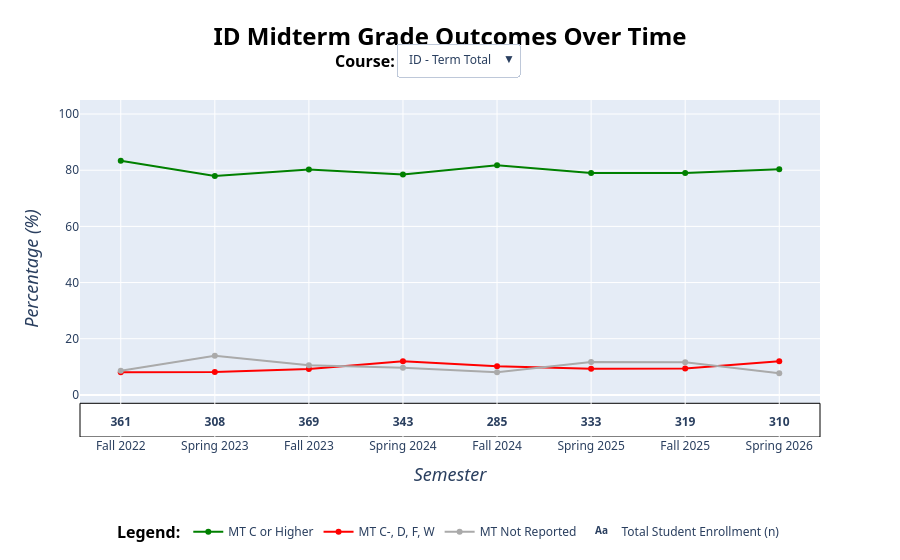

Here is the notebook cell this chart was saved with:
### Code cell
#Section 3g - ID Line Chart
term_total = ["ID - Term Total"] 
other_courses = (
    idmtline[idmtline["Course Code"] != "ID - Term Total"]
    .drop_duplicates(subset=["Course Code"])
    .sort_values("Course")["Course Code"]
    .tolist()
)
courses = term_total + other_courses
coursebuttons = []

idratelines = go.Figure()

for i, course in enumerate(courses): 
    coursepct = idmtline[idmtline["Course Code"] == course] 
    is_visible = (i == 0)

    idratelines.add_trace(go.Scatter(
        x = coursepct["Academic Period"].tolist(),
        y = coursepct["# of Passing Grades"].tolist(),
        name = "MT C or Higher",
        line = dict(color = "green", width = 2),
        visible = is_visible,
        customdata = coursepct["MT C or Higher"].tolist(), 
        hovertemplate = (
            "<br>Term: %{x}"\
            "<br>Rate: %{y}%"\
            "<br># of Students: %{customdata} students"\
            "<extra></extra>"
        )
    ))

    idratelines.add_trace(go.Scatter(
        x = coursepct["Academic Period"].tolist(),
        y = coursepct["# of Failing Grades"].tolist(),
        name = "MT C-, D, F, W",
        line = dict(color = "red", width = 2),
        visible = is_visible,
        customdata = coursepct["MT C-, D, F, W"].tolist(),
        hovertemplate = (
            "<b>MT C-, D, F, W Details</b>"\
            "<br>Term: %{x}"\
            "<br>Rate: %{y}%"\
            "<br># of Students: %{customdata} students"\
            "<extra></extra>"
        )
    ))

    idratelines.add_trace(go.Scatter(
        x = coursepct["Academic Period"].tolist(),
        y = coursepct["# of Unreported Grades"].tolist(),
        name = "MT Not Reported",
        line = dict(color = "#AAAAAA", width = 2),
        visible = is_visible,
        customdata = coursepct["MT Not Reported"].tolist(),
        hovertemplate = (
            "<b>MT Not Reported Details</b>"\
            "<br>Term: %{x}"\
            "<br>Rate: %{y}%"\
            "<br># of Students: %{customdata} students"
            "<extra></extra>"
        )
    ))

    idratelines.add_trace(go.Scatter(
        mode = "text",
        text = coursepct["Total Grades"].astype(int).tolist(),
        textfont = dict(weight = "bold"),
        x = coursepct["Academic Period"].tolist(),
        y = [-10] * len(coursepct["Academic Period"]),
        customdata = coursepct["Academic Period"],
        name = "Total Student Enrollment (n)",
        visible = is_visible,
        showlegend = (True),
        hovertemplate = (
            "<b>Count of Enrolled Students</b>"\
            "<br>Term: %{x}"\
            "<br># of Students: %{text} students"\
            "<extra></extra>"
        )
    ))

    visibility = [False] * (len(courses) * 4)
    visibility[i*4: i*4 + 4] = [True, True, True, True]

    buttons = dict(
        label = course,
        method = "update",
        args = [{"visible": visibility}]
    )

    coursebuttons.append(buttons)

    idratelines.update_layout(
        font_family = "Segoe UI",
            xaxis = dict(
            title = dict(text = "<i>Semester</i>", font_size = 18),
            type = "category", 
        ),
        yaxis = dict(
            range = [-15,105],
            title = dict(text = "<i>Percentage (%)</i>", font_size = 18),
        ),
        title=dict(text= "<b>ID Midterm Grade Outcomes Over Time</b>",
            font_size = 24, 
            xanchor = "center",
            x = .5,
            yanchor = "top",
            y = .95,
            font_color = "black"),
        updatemenus = [dict(
            type = "dropdown",
            direction = "down",
            showactive = True,
            xanchor = "center",
            yanchor = "top",
            x = .51,
            y = 1.17,
            buttons = coursebuttons)],
        legend = dict(
            title = dict(text = "<b>Legend:</b>", font_color = "black", font_size = 16),
            xanchor = "center",
            x = .5,
            yanchor = "bottom", 
            y = -.33, 
            orientation = "h" 
        ),
        annotations=[dict(
        text = "<b>Course:</b>", 
        font_size = 16,
        showarrow = False,
        xref = "paper",
        x = .385,
        yref = "paper",
        y = 1.155,
        font_color = "black"
    )],
        shapes=[dict(
            type="rect",
            xref="paper", 
            yref="y",
            x0=0,
            x1=1,
            y0=-15, 
            y1=-3,
            fillcolor="white",
            line=dict(width=1, color = "black"),
            layer="below",
        )
    ],
        )

idratelines.show()

### Figure 1 — Plotly figure (JSON) as saved in the notebook; plotly's stock layout.template omitted (floating-point values rounded to 4 significant figures)
{"data": [{"customdata": [301, 240, 296, 269, 233, 263, 252, 249], "hovertemplate": "<br>Term: %{x}<br>Rate: %{y}%<br># of Students: %{customdata} students<extra></extra>", "line": {"color": "green", "width": 2}, "name": "MT C or Higher", "type": "scatter", "visible": true, "x": ["Fall 2022", "Spring 2023", "Fall 2023", "Spring 2024", "Fall 2024", "Spring 2025", "Fall 2025", "Spring 2026"], "y": [83.38, 77.92, 80.22, 78.43, 81.75, 78.98, 79, 80.32]}, {"customdata": [29, 25, 34, 41, 29, 31, 30, 37], "hovertemplate": "<b>MT C-, D, F, W Details</b><br>Term: %{x}<br>Rate: %{y}%<br># of Students: %{customdata} students<extra></extra>", "line": {"color": "red", "width": 2}, "name": "MT C-, D, F, W", "type": "scatter", "visible": true, "x": ["Fall 2022", "Spring 2023", "Fall 2023", "Spring 2024", "Fall 2024", "Spring 2025", "Fall 2025", "Spring 2026"], "y": [8.03, 8.12, 9.21, 11.95, 10.18, 9.31, 9.4, 11.94]}, {"customdata": [31, 43, 39, 33, 23, 39, 37, 24], "hovertemplate": "<b>MT Not Reported Details</b><br>Term: %{x}<br>Rate: %{y}%<br># of Students: %{customdata} students<extra></extra>", "line": {"color": "#AAAAAA", "width": 2}, "name": "MT Not Reported", "type": "scatter", "visible": true, "x": ["Fall 2022", "Spring 2023", "Fall 2023", "Spring 2024", "Fall 2024", "Spring 2025", "Fall 2025", "Spring 2026"], "y": [8.59, 13.96, 10.57, 9.62, 8.07, 11.71, 11.6, 7.74]}, {"customdata": ["Fall 2022", "Spring 2023", "Fall 2023", "Spring 2024", "Fall 2024", "Spring 2025", "Fall 2025", "Spring 2026"], "hovertemplate": "<b>Count of Enrolled Students</b><br>Term: %{x}<br># of Students: %{text} students<extra></extra>", "mode": "text", "name": "Total Student Enrollment (n)", "showlegend": true, "text": ["361", "308", "369", "343", "285", "333", "319", "310"], "textfont": {"weight": "bold"}, "type": "scatter", "visible": true, "x": ["Fall 2022", "Spring 2023", "Fall 2023", "Spring 2024", "Fall 2024", "Spring 2025", "Fall 2025", "Spring 2026"], "y": [-10, -10, -10, -10, -10, -10, -10, -10]}, {"customdata": [43, 78, 42, 61], "hovertemplate": "<br>Term: %{x}<br>Rate: %{y}%<br># of Students: %{customdata} students<extra></extra>", "line": {"color": "green", "width": 2}, "name": "MT C or Higher", "type": "scatter", "visible": false, "x": ["Fall 2022", "Fall 2023", "Fall 2024", "Fall 2025"], "y": [78.18, 89.66, 76.36, 84.72]}, {"customdata": [7, 6, 10, 2], "hovertemplate": "<b>MT C-, D, F, W Details</b><br>Term: %{x}<br>Rate: %{y}%<br># of Students: %{customdata} students<extra></extra>", "line": {"color": "red", "width": 2}, "name": "MT C-, D, F, W", "type": "scatter", "visible": false, "x": ["Fall 2022", "Fall 2023", "Fall 2024", "Fall 2025"], "y": [12.73, 6.9, 18.18, 2.78]}, {"customdata": [5, 3, 3, 9], "hovertemplate": "<b>MT Not Reported Details</b><br>Term: %{x}<br>Rate: %{y}%<br># of Students: %{customdata} students<extra></extra>", "line": {"color": "#AAAAAA", "width": 2}, "name": "MT Not Reported", "type": "scatter", "visible": false, "x": ["Fall 2022", "Fall 2023", "Fall 2024", "Fall 2025"], "y": [9.09, 3.45, 5.45, 12.5]}, {"customdata": ["Fall 2022", "Fall 2023", "Fall 2024", "Fall 2025"], "hovertemplate": "<b>Count of Enrolled Students</b><br>Term: %{x}<br># of Students: %{text} students<extra></extra>", "mode": "text", "name": "Total Student Enrollment (n)", "showlegend": true, "text": ["55", "87", "55", "72"], "textfont": {"weight": "bold"}, "type": "scatter", "visible": false, "x": ["Fall 2022", "Fall 2023", "Fall 2024", "Fall 2025"], "y": [-10, -10, -10, -10]}, {"customdata": [99, 73, 50, 55], "hovertemplate": "<br>Term: %{x}<br>Rate: %{y}%<br># of Students: %{customdata} students<extra></extra>", "line": {"color": "green", "width": 2}, "name": "MT C or Higher", "type": "scatter", "visible": false, "x": ["Fall 2022", "Fall 2023", "Fall 2024", "Fall 2025"], "y": [81.82, 82.02, 89.29, 75.34]}, {"customdata": [9, 7, 3, 9], "hovertemplate": "<b>MT C-, D, F, W Details</b><br>Term: %{x}<br>Rate: %{y}%<br># of Students: %{customdata} students<extra></extra>", "line": {"color": "red", "width": 2}, "name": "MT C-, D, F, W", "type": "scatter", "visible": false, "x": ["Fall 2022", "Fall 2023", "Fall 2024", "Fall 2025"], "y": [7.44, 7.87, 5.36, 12.33]}, {"customdata": [13, 9, 3, 9], "hovertemplate": "<b>MT Not Reported Details</b><br>Term: %{x}<br>Rate: %{y}%<br># of Students: %{customdata} students<extra></extra>", "line": {"color": "#AAAAAA", "width": 2}, "name": "MT Not Reported", "type": "scatter", "visible": false, "x": ["Fall 2022", "Fall 2023", "Fall 2024", "Fall 2025"], "y": [10.74, 10.11, 5.36, 12.33]}, {"customdata": ["Fall 2022", "Fall 2023", "Fall 2024", "Fall 2025"], "hovertemplate": "<b>Count of Enrolled Students</b><br>Term: %{x}<br># of Students: %{text} students<extra></extra>", "mode": "text", "name": "Total Student Enrollment (n)", "showlegend": true, "text": ["121", "89", "56", "73"], "textfont": {"weight": "bold"}, "type": "scatter", "visible": false, "x": ["Fall 2022", "Fall 2023", "Fall 2024", "Fall 2025"], "y": [-10, -10, -10, -10]}, {"customdata": [44, 62, 40, 43], "hovertemplate": "<br>Term: %{x}<br>Rate: %{y}%<br># of Students: %{customdata} students<extra></extra>", "line": {"color": "green", "width": 2}, "name": "MT C or Higher", "type": "scatter", "visible": false, "x": ["Spring 2023", "Spring 2024", "Spring 2025", "Spring 2026"], "y": [86.27, 79.49, 72.73, 75.44]}, {"customdata": [4, 11, 5, 8], "hovertemplate": "<b>MT C-, D, F, W Details</b><br>Term: %{x}<br>Rate: %{y}%<br># of Students: %{customdata} students<extra></extra>", "line": {"color": "red", "width": 2}, "name": "MT C-, D, F, W", "type": "scatter", "visible": false, "x": ["Spring 2023", "Spring 2024", "Spring 2025", "Spring 2026"], "y": [7.84, 14.1, 9.09, 14.04]}, {"customdata": [3, 5, 10, 6], "hovertemplate": "<b>MT Not Reported Details</b><br>Term: %{x}<br>Rate: %{y}%<br># of Students: %{customdata} students<extra></extra>", "line": {"color": "#AAAAAA", "width": 2}, "name": "MT Not Reported", "type": "scatter", "visible": false, "x": ["Spring 2023", "Spring 2024", "Spring 2025", "Spring 2026"], "y": [5.88, 6.41, 18.18, 10.53]}, {"customdata": ["Spring 2023", "Spring 2024", "Spring 2025", "Spring 2026"], "hovertemplate": "<b>Count of Enrolled Students</b><br>Term: %{x}<br># of Students: %{text} students<extra></extra>", "mode": "text", "name": "Total Student Enrollment (n)", "showlegend": true, "text": ["51", "78", "55", "57"], "textfont": {"weight": "bold"}, "type": "scatter", "visible": false, "x": ["Spring 2023", "Spring 2024", "Spring 2025", "Spring 2026"], "y": [-10, -10, -10, -10]}, {"customdata": [40, 65, 47, 47], "hovertemplate": "<br>Term: %{x}<br>Rate: %{y}%<br># of Students: %{customdata} students<extra></extra>", "line": {"color": "green", "width": 2}, "name": "MT C or Higher", "type": "scatter", "visible": false, "x": ["Spring 2023", "Spring 2024", "Spring 2025", "Spring 2026"], "y": [78.43, 77.38, 82.46, 77.05]}, {"customdata": [3, 11, 7, 11], "hovertemplate": "<b>MT C-, D, F, W Details</b><br>Term: %{x}<br>Rate: %{y}%<br># of Students: %{customdata} students<extra></extra>", "line": {"color": "red", "width": 2}, "name": "MT C-, D, F, W", "type": "scatter", "visible": false, "x": ["Spring 2023", "Spring 2024", "Spring 2025", "Spring 2026"], "y": [5.88, 13.1, 12.28, 18.03]}, {"customdata": [8, 8, 3, 3], "hovertemplate": "<b>MT Not Reported Details</b><br>Term: %{x}<br>Rate: %{y}%<br># of Students: %{customdata} students<extra></extra>", "line": {"color": "#AAAAAA", "width": 2}, "name": "MT Not Reported", "type": "scatter", "visible": false, "x": ["Spring 2023", "Spring 2024", "Spring 2025", "Spring 2026"], "y": [15.69, 9.52, 5.26, 4.92]}, {"customdata": ["Spring 2023", "Spring 2024", "Spring 2025", "Spring 2026"], "hovertemplate": "<b>Count of Enrolled Students</b><br>Term: %{x}<br># of Students: %{text} students<extra></extra>", "mode": "text", "name": "Total Student Enrollment (n)", "showlegend": true, "text": ["51", "84", "57", "61"], "textfont": {"weight": "bold"}, "type": "scatter", "visible": false, "x": ["Spring 2023", "Spring 2024", "Spring 2025", "Spring 2026"], "y": [-10, -10, -10, -10]}, {"customdata": [39, 63, 39, 49], "hovertemplate": "<br>Term: %{x}<br>Rate: %{y}%<br># of Students: %{customdata} students<extra></extra>", "line": {"color": "green", "width": 2}, "name": "MT C or Higher", "type": "scatter", "visible": false, "x": ["Spring 2023", "Spring 2024", "Spring 2025", "Spring 2026"], "y": [78, 79.75, 70.91, 87.5]}, {"customdata": [2, 6, 7, 5], "hovertemplate": "<b>MT C-, D, F, W Details</b><br>Term: %{x}<br>Rate: %{y}%<br># of Students: %{customdata} students<extra></extra>", "line": {"color": "red", "width": 2}, "name": "MT C-, D, F, W", "type": "scatter", "visible": false, "x": ["Spring 2023", "Spring 2024", "Spring 2025", "Spring 2026"], "y": [4, 7.59, 12.73, 8.93]}, {"customdata": [9, 10, 9, 2], "hovertemplate": "<b>MT Not Reported Details</b><br>Term: %{x}<br>Rate: %{y}%<br># of Students: %{customdata} students<extra></extra>", "line": {"color": "#AAAAAA", "width": 2}, "name": "MT Not Reported", "type": "scatter", "visible": false, "x": ["Spring 2023", "Spring 2024", "Spring 2025", "Spring 2026"], "y": [18, 12.66, 16.36, 3.57]}, {"customdata": ["Spring 2023", "Spring 2024", "Spring 2025", "Spring 2026"], "hovertemplate": "<b>Count of Enrolled Students</b><br>Term: %{x}<br># of Students: %{text} students<extra></extra>", "mode": "text", "name": "Total Student Enrollment (n)", "showlegend": true, "text": ["50", "79", "55", "56"], "textfont": {"weight": "bold"}, "type": "scatter", "visible": false, "x": ["Spring 2023", "Spring 2024", "Spring 2025", "Spring 2026"], "y": [-10, -10, -10, -10]}, {"customdata": [56, 38, 67, 59], "hovertemplate": "<br>Term: %{x}<br>Rate: %{y}%<br># of Students: %{customdata} students<extra></extra>", "line": {"color": "green", "width": 2}, "name": "MT C or Higher", "type": "scatter", "visible": false, "x": ["Spring 2023", "Spring 2024", "Spring 2025", "Spring 2026"], "y": [74.67, 76, 80.72, 86.76]}, {"customdata": [10, 4, 7, 4], "hovertemplate": "<b>MT C-, D, F, W Details</b><br>Term: %{x}<br>Rate: %{y}%<br># of Students: %{customdata} students<extra></extra>", "line": {"color": "red", "width": 2}, "name": "MT C-, D, F, W", "type": "scatter", "visible": false, "x": ["Spring 2023", "Spring 2024", "Spring 2025", "Spring 2026"], "y": [13.33, 8, 8.43, 5.88]}, {"customdata": [9, 8, 9, 5], "hovertemplate": "<b>MT Not Reported Details</b><br>Term: %{x}<br>Rate: %{y}%<br># of Students: %{customdata} students<extra></extra>", "line": {"color": "#AAAAAA", "width": 2}, "name": "MT Not Reported", "type": "scatter", "visible": false, "x": ["Spring 2023", "Spring 2024", "Spring 2025", "Spring 2026"], "y": [12, 16, 10.84, 7.35]}, {"customdata": ["Spring 2023", "Spring 2024", "Spring 2025", "Spring 2026"], "hovertemplate": "<b>Count of Enrolled Students</b><br>Term: %{x}<br># of Students: %{text} students<extra></extra>", "mode": "text", "name": "Total Student Enrollment (n)", "showlegend": true, "text": ["75", "50", "83", "68"], "textfont": {"weight": "bold"}, "type": "scatter", "visible": false, "x": ["Spring 2023", "Spring 2024", "Spring 2025", "Spring 2026"], "y": [-10, -10, -10, -10]}, {"customdata": [51, 63, 49, 58], "hovertemplate": "<br>Term: %{x}<br>Rate: %{y}%<br># of Students: %{customdata} students<extra></extra>", "line": {"color": "green", "width": 2}, "name": "MT C or Higher", "type": "scatter", "visible": false, "x": ["Fall 2022", "Fall 2023", "Fall 2024", "Fall 2025"], "y": [87.93, 75.9, 85.96, 81.69]}, {"customdata": [4, 7, 3, 8], "hovertemplate": "<b>MT C-, D, F, W Details</b><br>Term: %{x}<br>Rate: %{y}%<br># of Students: %{customdata} students<extra></extra>", "line": {"color": "red", "width": 2}, "name": "MT C-, D, F, W", "type": "scatter", "visible": false, "x": ["Fall 2022", "Fall 2023", "Fall 2024", "Fall 2025"], "y": [6.9, 8.43, 5.26, 11.27]}, {"customdata": [3, 13, 5, 5], "hovertemplate": "<b>MT Not Reported Details</b><br>Term: %{x}<br>Rate: %{y}%<br># of Students: %{customdata} students<extra></extra>", "line": {"color": "#AAAAAA", "width": 2}, "name": "MT Not Reported", "type": "scatter", "visible": false, "x": ["Fall 2022", "Fall 2023", "Fall 2024", "Fall 2025"], "y": [5.17, 15.66, 8.77, 7.04]}, {"customdata": ["Fall 2022", "Fall 2023", "Fall 2024", "Fall 2025"], "hovertemplate": "<b>Count of Enrolled Students</b><br>Term: %{x}<br># of Students: %{text} students<extra></extra>", "mode": "text", "name": "Total Student Enrollment (n)", "showlegend": true, "text": ["58", "83", "57", "71"], "textfont": {"weight": "bold"}, "type": "scatter", "visible": false, "x": ["Fall 2022", "Fall 2023", "Fall 2024", "Fall 2025"], "y": [-10, -10, -10, -10]}, {"customdata": [108, 82, 92, 78], "hovertemplate": "<br>Term: %{x}<br>Rate: %{y}%<br># of Students: %{customdata} students<extra></extra>", "line": {"color": "green", "width": 2}, "name": "MT C or Higher", "type": "scatter", "visible": false, "x": ["Fall 2022", "Fall 2023", "Fall 2024", "Fall 2025"], "y": [85.04, 74.55, 78.63, 75.73]}, {"customdata": [9, 14, 13, 11], "hovertemplate": "<b>MT C-, D, F, W Details</b><br>Term: %{x}<br>Rate: %{y}%<br># of Students: %{customdata} students<extra></extra>", "line": {"color": "red", "width": 2}, "name": "MT C-, D, F, W", "type": "scatter", "visible": false, "x": ["Fall 2022", "Fall 2023", "Fall 2024", "Fall 2025"], "y": [7.09, 12.73, 11.11, 10.68]}, {"customdata": [10, 14, 12, 14], "hovertemplate": "<b>MT Not Reported Details</b><br>Term: %{x}<br>Rate: %{y}%<br># of Students: %{customdata} students<extra></extra>", "line": {"color": "#AAAAAA", "width": 2}, "name": "MT Not Reported", "type": "scatter", "visible": false, "x": ["Fall 2022", "Fall 2023", "Fall 2024", "Fall 2025"], "y": [7.87, 12.73, 10.26, 13.59]}, {"customdata": ["Fall 2022", "Fall 2023", "Fall 2024", "Fall 2025"], "hovertemplate": "<b>Count of Enrolled Students</b><br>Term: %{x}<br># of Students: %{text} students<extra></extra>", "mode": "text", "name": "Total Student Enrollment (n)", "showlegend": true, "text": ["127", "110", "117", "103"], "textfont": {"weight": "bold"}, "type": "scatter", "visible": false, "x": ["Fall 2022", "Fall 2023", "Fall 2024", "Fall 2025"], "y": [-10, -10, -10, -10]}, {"customdata": [61, 41, 70, 51], "hovertemplate": "<br>Term: %{x}<br>Rate: %{y}%<br># of Students: %{customdata} students<extra></extra>", "line": {"color": "green", "width": 2}, "name": "MT C or Higher", "type": "scatter", "visible": false, "x": ["Spring 2023", "Spring 2024", "Spring 2025", "Spring 2026"], "y": [75.31, 78.85, 84.34, 75]}, {"customdata": [6, 9, 5, 9], "hovertemplate": "<b>MT C-, D, F, W Details</b><br>Term: %{x}<br>Rate: %{y}%<br># of Students: %{customdata} students<extra></extra>", "line": {"color": "red", "width": 2}, "name": "MT C-, D, F, W", "type": "scatter", "visible": false, "x": ["Spring 2023", "Spring 2024", "Spring 2025", "Spring 2026"], "y": [7.41, 17.31, 6.02, 13.24]}, {"customdata": [14, 2, 8, 8], "hovertemplate": "<b>MT Not Reported Details</b><br>Term: %{x}<br>Rate: %{y}%<br># of Students: %{customdata} students<extra></extra>", "line": {"color": "#AAAAAA", "width": 2}, "name": "MT Not Reported", "type": "scatter", "visible": false, "x": ["Spring 2023", "Spring 2024", "Spring 2025", "Spring 2026"], "y": [17.28, 3.85, 9.64, 11.76]}, {"customdata": ["Spring 2023", "Spring 2024", "Spring 2025", "Spring 2026"], "hovertemplate": "<b>Count of Enrolled Students</b><br>Term: %{x}<br># of Students: %{text} students<extra></extra>", "mode": "text", "name": "Total Student Enrollment (n)", "showlegend": true, "text": ["81", "52", "83", "68"], "textfont": {"weight": "bold"}, "type": "scatter", "visible": false, "x": ["Spring 2023", "Spring 2024", "Spring 2025", "Spring 2026"], "y": [-10, -10, -10, -10]}], "layout": {"annotations": [{"font": {"color": "black", "size": 16}, "showarrow": false, "text": "<b>Course:</b>", "x": 0.385, "xref": "paper", "y": 1.155, "yref": "paper"}], "font": {"family": "Segoe UI"}, "legend": {"orientation": "h", "title": {"font": {"color": "black", "size": 16}, "text": "<b>Legend:</b>"}, "x": 0.5, "xanchor": "center", "y": -0.33, "yanchor": "bottom"}, "shapes": [{"fillcolor": "white", "layer": "below", "line": {"color": "black", "width": 1}, "type": "rect", "x0": 0, "x1": 1, "xref": "paper", "y0": -15, "y1": -3, "yref": "y"}], "title": {"font": {"color": "black", "size": 24}, "text": "<b>ID Midterm Grade Outcomes Over Time</b>", "x": 0.5, "xanchor": "center", "y": 0.95, "yanchor": "top"}, "updatemenus": [{"buttons": [{"args": [{"visible": [true, true, true, true, false, false, false, false, false, false, false, false, false, false, false, false, false, false, false, false, false, false, false, false, false, false, false, false, false, false, false, false, false, false, false, false, false, false, false, false]}], "label": "ID - Term Total", "method": "update"}, {"args": [{"visible": [false, false, false, false, true, true, true, true, false, false, false, false, false, false, false, false, false, false, false, false, false, false, false, false, false, false, false, false, false, false, false, false, false, false, false, false, false, false, false, false]}], "label": "ID 11937", "method": "update"}, {"args": [{"visible": [false, false, false, false, false, false, false, false, true, true, true, true, false, false, false, false, false, false, false, false, false, false, false, false, false, false, false, false, false, false, false, false, false, false, false, false, false, false, false, false]}], "label": "ID 13310", "method": "update"}, {"args": [{"visible": [false, false, false, false, false, false, false, false, false, false, false, false, true, true, true, true, false, false, false, false, false, false, false, false, false, false, false, false, false, false, false, false, false, false, false, false, false, false, false, false]}], "label": "ID 13889", "method": "update"}, {"args": [{"visible": [false, false, false, false, false, false, false, false, false, false, false, false, false, false, false, false, true, true, true, true, false, false, false, false, false, false, false, false, false, false, false, false, false, false, false, false, false, false, false, false]}], "label": "ID 15409", "method": "update"}, {"args": [{"visible": [false, false, false, false, false, false, false, false, false, false, false, false, false, false, false, false, false, false, false, false, true, true, true, true, false, false, false, false, false, false, false, false, false, false, false, false, false, false, false, false]}], "label": "ID 19670", "method": "update"}, {"args": [{"visible": [false, false, false, false, false, false, false, false, false, false, false, false, false, false, false, false, false, false, false, false, false, false, false, false, true, true, true, true, false, false, false, false, false, false, false, false, false, false, false, false]}], "label": "ID 19883", "method": "update"}, {"args": [{"visible": [false, false, false, false, false, false, false, false, false, false, false, false, false, false, false, false, false, false, false, false, false, false, false, false, false, false, false, false, true, true, true, true, false, false, false, false, false, false, false, false]}], "label": "ID 21822", "method": "update"}, {"args": [{"visible": [false, false, false, false, false, false, false, false, false, false, false, false, false, false, false, false, false, false, false, false, false, false, false, false, false, false, false, false, false, false, false, false, true, true, true, true, false, false, false, false]}], "label": "ID 24050", "method": "update"}, {"args": [{"visible": [false, false, false, false, false, false, false, false, false, false, false, false, false, false, false, false, false, false, false, false, false, false, false, false, false, false, false, false, false, false, false, false, false, false, false, false, true, true, true, true]}], "label": "ID 29543", "method": "update"}], "direction": "down", "showactive": true, "type": "dropdown", "x": 0.51, "xanchor": "center", "y": 1.17, "yanchor": "top"}], "xaxis": {"title": {"font": {"size": 18}, "text": "<i>Semester</i>"}, "type": "category"}, "yaxis": {"range": [-15, 105], "title": {"font": {"size": 18}, "text": "<i>Percentage (%)</i>"}}}}
